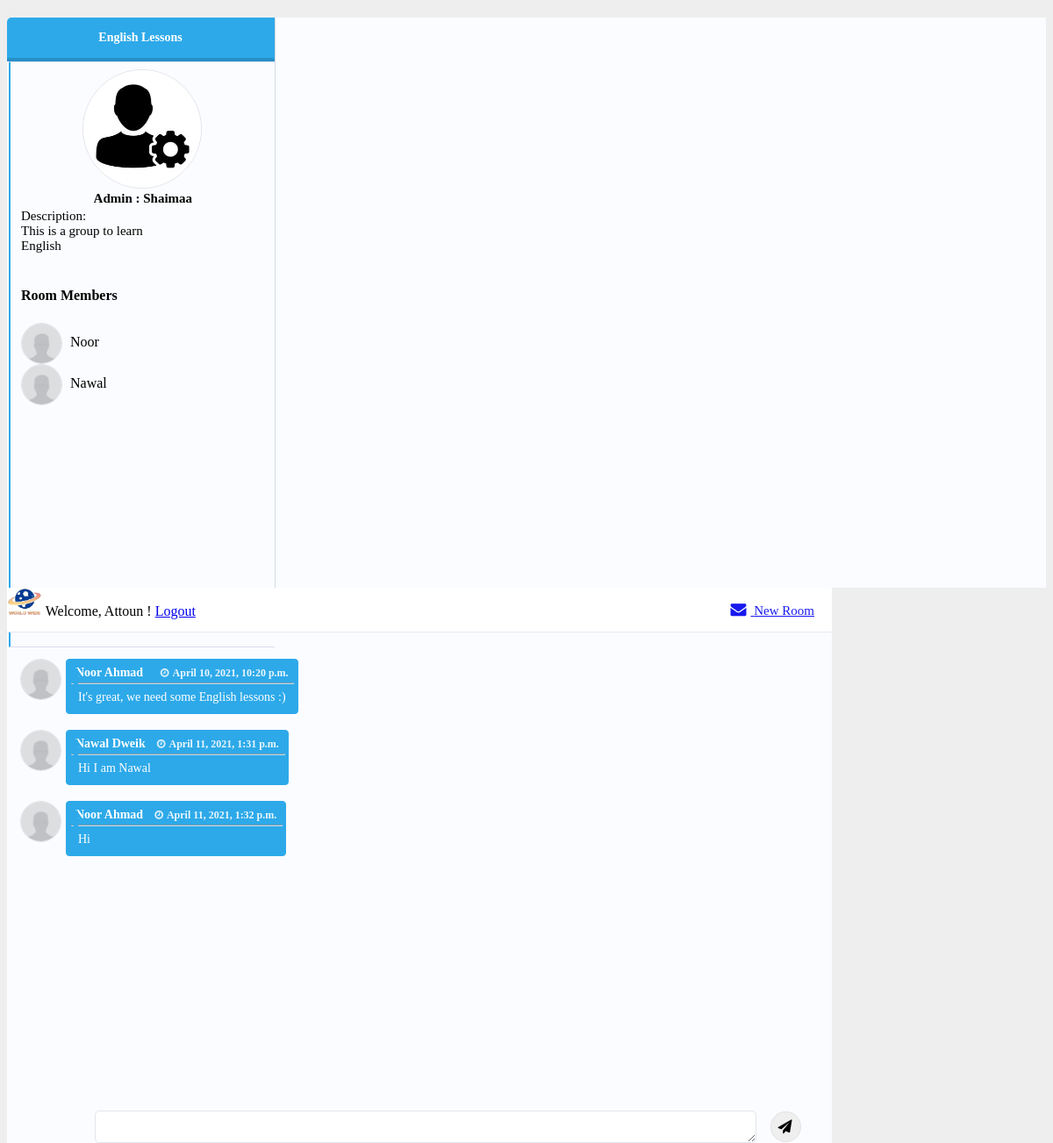
Page /groups/group_name/2 (signed in) on the committed database.
### app/models.py (models this page shows, shortened)
class Group(models.Model):
    planner = models.ForeignKey(User, related_name="groupsPlannedByUser", on_delete = models.CASCADE)
    group_name = models.TextField()
    description = models.TextField()
    users = models.ManyToManyField(User, related_name="groups")
    created_at = models.DateTimeField(auto_now_add=True)
    updated_at = models.DateTimeField(auto_now=True)

class User(models.Model):
    first_name = models.CharField(max_length=255)
    last_name = models.CharField(max_length=255)
    email = models.CharField(max_length=255)
    password = models.CharField(max_length=255)
    created_at = models.DateTimeField(auto_now_add=True)
    updated_at = models.DateTimeField(auto_now=True)
    objects = BlogManager()

class Message(models.Model):
    context = models.TextField()
    sender = models.ForeignKey(User, related_name= 'messages_sent', on_delete = models.CASCADE )
    group = models.ForeignKey(Group, related_name= 'messages_group', on_delete = models.CASCADE)
    created_at = models.DateTimeField(auto_now_add=True)
    updated_at = models.DateTimeField(auto_now=True)
    objects = MessageManager()

### app/views.py (the view)
# urls.py: path('groups/group_name/<int:group_id>', views.view_group_name),
def view_group_name(request,group_id):
    current_group = models.selected_group(group_id)
    messages = Message.objects.filter(group=current_group)
    context = {
        'group_name': current_group.group_name,
        'group_id': current_group.id,
        'messages': messages,
        'planner': current_group.planner.first_name,
        'plannerId': current_group.planner.id,
        'description': current_group.description,
        'groupUsers': models.users_joining_the_group(request.session['login_user'],group_id)
    }
    return render(request,"group.html",context)

### app/models.py (called while the page is built)
def selected_group(group_id):
    group=Group.objects.get(id=group_id)
    return group

def users_joining_the_group(user_id,group_id):
    this_group = Group.objects.get(id=group_id)
    allGroupJoiners = User.objects.filter(groups=this_group)
    return allGroupJoiners

### app/templates/group.html (shortened to what this page needs)
<!DOCTYPE html>
<html lang="en">
<head>
    {% load static %}
    <link rel="stylesheet" href="{% static 'css/dashboard_style.css' %}">
    <link href="https://maxcdn.bootstrapcdn.com/font-awesome/4.3.0/css/font-awesome.min.css" rel="stylesheet">
</head>
<body>
    <div class="container">
        <div class="panel messages-panel">
            <div class="contacts-list">
                <div class="inbox-categories">
                    <div data-toggle="tab" data-target="#inbox" class="active"> {{group_name}} </div>
                </div>
                <div class="tab-content">
                    <div id="inbox" class="contacts-outter-wrapper tab-pane active">
                        <div class="contacts-outter">
                            <ul class="list-unstyled contacts">
                                <li data-toggle="tab" data-target="#inbox-message-1" class="active">
                                    <img alt="" style="width: 134px;
                                    height: 134px;
                                    margin-left: 23%;" class="img-circle medium-image" src="/static/admin.JPG">
                                    <br />
                                    <div class="vcentered info-combo">
                                        <h3  style="margin-left: 48%;font-size: 15px;" class="no-margin-bottom name"> Admin : {{planner}} </h3>
                                        <div style="font-size: 15px;"> Description: <br />{{description}}</div>
                                        <br/>
                                    </div>
                                    <br />
                                    <div>
                                        <h4> Room Members</h4>
                                        {% for groupUser in groupUsers %}
                                        {% if groupUser.id != plannerId %}
                                        <img alt="" class="img-circle medium-image" src="/static/avatar.jpg">
                                        <output>{{groupUser.first_name}}</output>
                                        <br />
                                        {% endif %}
                                        {% endfor %}
                                    </div>
                                </li>
                            </ul>
                        </div>
                    </div>
                </div>
            </div>
            <div class="tab-content">
                <div class="tab-pane message-body active" id="inbox-message-1">
                    <div class="message-top">
                        <a class="btn btn btn-success new-message" href="/groups/add"> <i class="fa fa-envelope"></i>
                            New Room </a>
                            <div role="list" class="w-clearfix w-dyn-items w-row">
                                <div class="category-wrapper w-dyn-item w-col w-col-2" style="white-space: nowrap;"><img src="{% static 'logo.png'%}" alt="logo" width="40px" style="max-width: none;"> Welcome, {{request.session.name}} !    <a href="/logout">Logout</a></a></div>
                            </div>
                    </div>
                    <div class="message-chat">
                        <div class="chat-body">
{% for message in messages %}
{% if message.sender.id != request.session.login_user %}
                            <div class="message info">
                                <img alt="" class="img-circle medium-image" src="/static/avatar.jpg">
                                <div class="message-body">
                                    <div class="message-info">
                                        <h4> {{message.sender.first_name}}  {{message.sender.last_name}}</h4>
                                        <h5> <i class="fa fa-clock-o"></i> {{message.created_at}} </h5>
                                    </div>
                                    <hr>
                                    <div class="message-text">
                                        {{message.context}}
                                    </div>
                                </div>
                                <br>
                            </div>
                            {% endif %}
                            {% endfor %}
                        </div>
                            <form action="/groups/addMsg/{{group_id}}" method="POST">
                                <div class="chat-footer new-message-textarea">
                                <textarea style="height: 35px !important;" type="text" class="send-message-text" id="content" name="content" ></textarea>
                                <button type="submit" class="send-message-button btn-info"> <i class="fa fa-send"></i>
                                </button>
                                </div>
                        </div>
                    </div>
                </div>
            </div>
        </div>
</body>
</html>

### rows in the picture
Group: group_name "English Lessons", description "This is a group to learn English"
User: first_name "Shaimaa", session.name "Attoun"
User: first_name "Noor"
User: first_name "Nawal"
Message: sender.first_name "Noor", sender.last_name "Ahmad", created_at "April 10, 2021, 10:20 p.m.", context "It's great, we need some English lessons :)"
Message: sender.first_name "Nawal", sender.last_name "Dweik", created_at "April 11, 2021, 1:31 p.m.", context "Hi I am Nawal"
Message: sender.first_name "Noor", sender.last_name "Ahmad", created_at "April 11, 2021, 1:32 p.m.", context "Hi"
